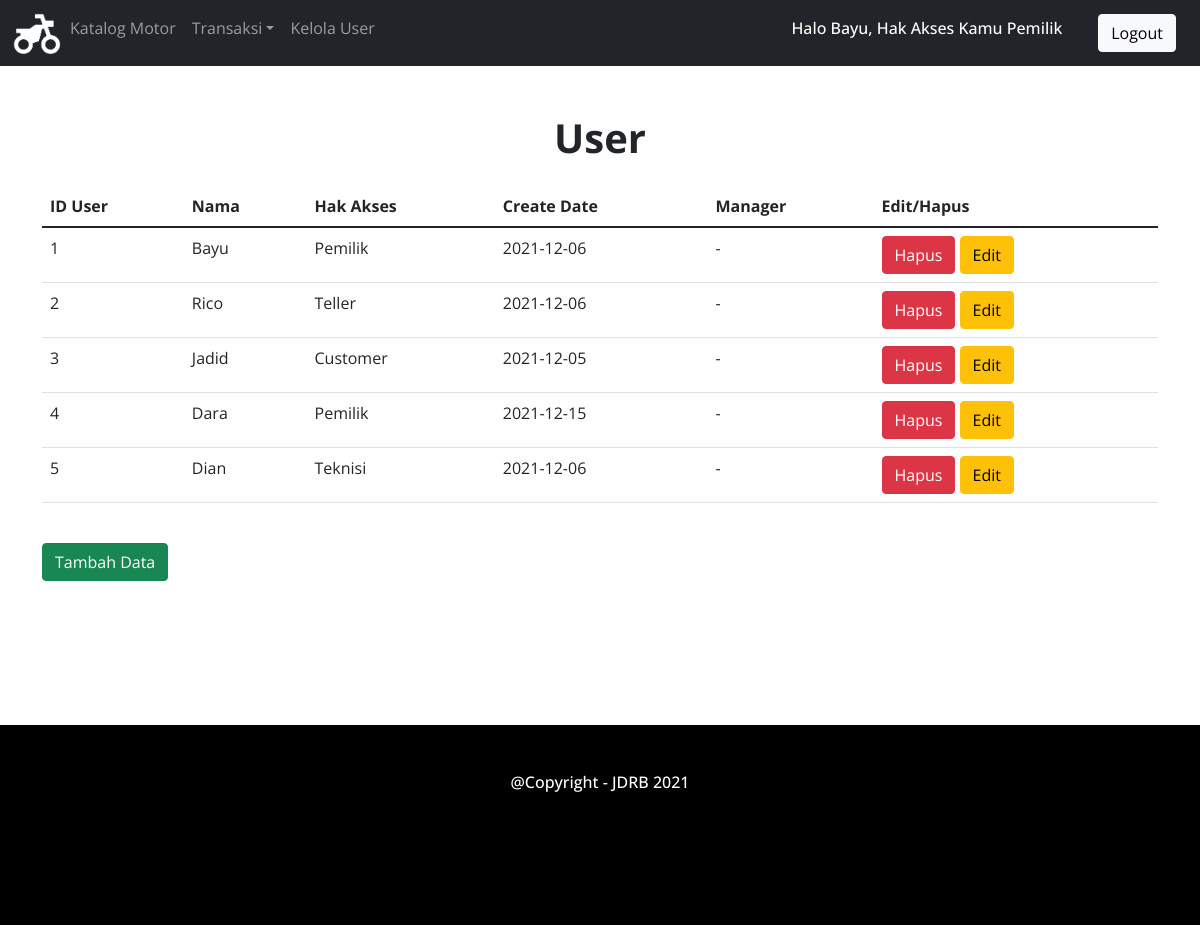
Page /home/Pemilik/user.php (signed in) on the committed database.
### tables this page shows
CREATE TABLE `user` (
  `IDUser` int(100) NOT NULL,
  `Nama` varchar(20) NOT NULL,
  `Password` varchar(100) NOT NULL,
  `Hak_Akses` varchar(100) NOT NULL,
  `Create_Date` date NOT NULL,
  `Manager` varchar(10) NOT NULL
);

### home/Pemilik/user.php (the view, shortened to what this page needs)
<!DOCTYPE html>
<html lang="en">
<head>
<link rel="stylesheet" href="../../bootstrap/css/bootstrap.min.css">
<link rel="stylesheet" href="../../style.css">
</head>
<body>
<nav class="navbar navbar-expand-sm bg-dark navbar-dark">
    <div class="container-fluid">
    <ul class="navbar-nav">
        <li class="nav-item">
            <a href="index.php"><img src="../../img/logo.png" class="logo-navbar"><a>
        </li>
        <li class="nav-item">
            <a class="nav-link" href="identitas_motor.php">Katalog Motor</a>
        </li>
        <li class="nav-item dropdown">
            <a class="nav-link dropdown-toggle" href="#" id="navbarDropdown" role="button" data-bs-toggle="dropdown" aria-haspopup="true" aria-expanded="false">Transaksi</a>
        </li>
        <li class="nav-item">
            <a class="nav-link" href="user.php">Kelola User</a>
        </li>
    </ul>
    <?php if (isset($_SESSION["Nama"])) : ?>
        <p class="h6 text-white mr-5">Halo <?php echo $_SESSION["Nama"] ?>, Hak Akses Kamu <?php echo $_SESSION["Akses"] ?></p>
    </div>
        <a href="../../logout.php" class="btn btn-light buttonnavbar">Logout</a>
    <?php else : ?>
        <a href="../../login.php" class="btn btn-light buttonnavbar">Login</a>
    <?php endif; ?>
</nav>
<div class="header">
    <h1 class="mt-5">User</h1>
</div>
<div class="container">
	<div class="mt-4">
		<div class="table-responsive">
			<table class="table">
				<thead>
					<tr>
						<th>ID User</th>
						<th>Nama</th>
						<th>Hak Akses</th>
						<th>Create Date</th>
						<th>Manager</th>
						<th>Edit/Hapus</th>
					</tr>
				</thead>
				<tbody>
                <?php
                    include '../../koneksi.php';
                    $data=mysqli_query($koneksi,"SELECT * FROM user") or die(mysqli_error($koneksi));
                    foreach($data as $pengguna){?>
					<tr>
						<td><?php echo $pengguna['IDUser'];?></td>
						<td><?php echo $pengguna['Nama'];?></td>
						<td><?php echo $pengguna['Hak_Akses'];?></td>
						<td><?php echo $pengguna['Create_Date'];?></td>
						<td><?php echo $pengguna['Manager'];?></td>
						<td>
                            <a href="../../proses/user_delete.php?IDUser=<?php echo $pengguna['IDUser']?>" class="btn btn-danger" onclick="return confirm('Anda akan menghapus data ini ?')">Hapus</a>
                            <a href="user_update.php?IDUser=<?php echo $pengguna['IDUser']?>" class="btn btn-warning">Edit</a>
						</td>
					</tr>
                <?php }
                ?>
				</tbody>
            </table>
        </div>
    </div>
	<a class="btn btn-success my-4" href="user_create.php" >Tambah Data</a>
</div>
<footer>
    <h6 class="text-center p-5"> @Copyright - JDRB 2021</h6>
</footer>
</body>
</html>

### style.css (style rules this page uses)
body { font-family: "Open Sans"; width: 100%; height: 100%; }
h1 { font-weight: bold; text-align: center; }
footer { width: 100%; height: 200px; margin-top: 10%; background-color: black; }
h6 { color: white; }
.logo-navbar { width:50px; height:50px; }
.buttonnavbar { margin-left: 2%; float: right; margin-right: 2%; }

### rows in the picture
user: IDUser "1", Nama "Bayu", Hak_Akses "Pemilik", Create_Date "2021-12-06", Manager "-"
user: IDUser "2", Nama "Rico", Hak_Akses "Teller", Create_Date "2021-12-06", Manager "-"
user: IDUser "3", Nama "Jadid", Hak_Akses "Customer", Create_Date "2021-12-05", Manager "-"
user: IDUser "4", Nama "Dara", Hak_Akses "Pemilik", Create_Date "2021-12-15", Manager "-"
user: IDUser "5", Nama "Dian", Hak_Akses "Teknisi", Create_Date "2021-12-06", Manager "-"

### other values in the picture
$_SESSION["Nama"] "Bayu"
$_SESSION["Akses"] "Pemilik"
